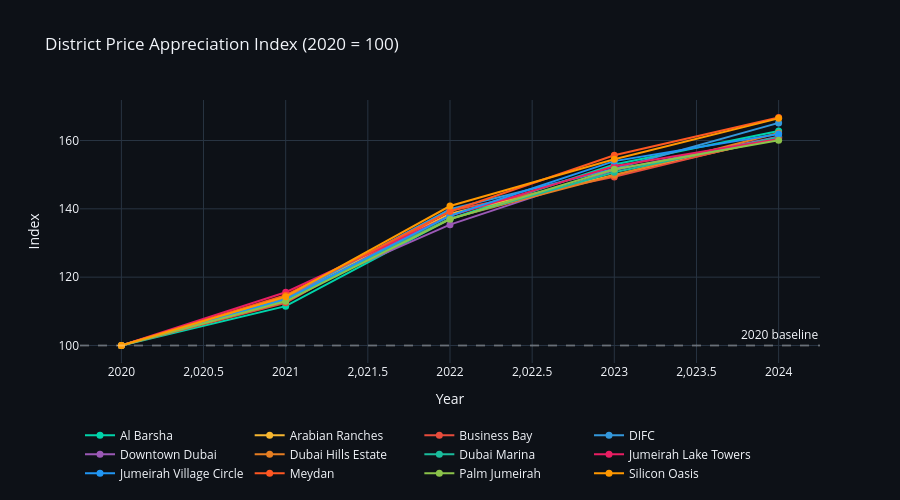

Write notebook code for a chart like this one.
### Markdown cell above
### 4.7 District Price Appreciation Index (2020 = 100)

### Code cell
idx = (
    df.groupby(["district", "year"])["price_per_sqft"]
      .mean()
      .unstack()
      .apply(lambda r: r / r[2020] * 100, axis=1)
)

fig7 = go.Figure()
for i, dist in enumerate(idx.index):
    fig7.add_trace(go.Scatter(
        x=idx.columns, y=idx.loc[dist], name=dist,
        line=dict(color=PALETTE[i % len(PALETTE)], width=2),
        mode="lines+markers", marker=dict(size=7)
    ))
fig7.add_hline(y=100, line_dash="dash", line_color="white",
               opacity=0.3, annotation_text="2020 baseline")
fig7.update_layout(
    title="District Price Appreciation Index (2020 = 100)",
    template="plotly_dark", paper_bgcolor=DARK, plot_bgcolor=DARK,
    height=500, xaxis_title="Year", yaxis_title="Index",
    legend=dict(orientation="h", y=-0.22, x=0)
)
fig7.show()

### Figure 1 — Plotly figure (JSON) as saved in the notebook; plotly's stock layout.template omitted (floating-point values rounded to 4 significant figures)
{"data": [{"line": {"color": "#00d4aa", "width": 2}, "marker": {"size": 7}, "mode": "lines+markers", "name": "Al Barsha", "type": "scatter", "x": [2020, 2021, 2022, 2023, 2024], "y": [100.0, 111.5, 137.1, 153.0, 162.8]}, {"line": {"color": "#f7b731", "width": 2}, "marker": {"size": 7}, "mode": "lines+markers", "name": "Arabian Ranches", "type": "scatter", "x": [2020, 2021, 2022, 2023, 2024], "y": [100.0, 114.1, 138.6, 149.9, 160.7]}, {"line": {"color": "#e74c3c", "width": 2}, "marker": {"size": 7}, "mode": "lines+markers", "name": "Business Bay", "type": "scatter", "x": [2020, 2021, 2022, 2023, 2024], "y": [100.0, 112.5, 139.5, 149.4, 161.1]}, {"line": {"color": "#3498db", "width": 2}, "marker": {"size": 7}, "mode": "lines+markers", "name": "DIFC", "type": "scatter", "x": [2020, 2021, 2022, 2023, 2024], "y": [100.0, 113.9, 139.9, 151.8, 165.2]}, {"line": {"color": "#9b59b6", "width": 2}, "marker": {"size": 7}, "mode": "lines+markers", "name": "Downtown Dubai", "type": "scatter", "x": [2020, 2021, 2022, 2023, 2024], "y": [100.0, 114.3, 135.4, 151.3, 161.1]}, {"line": {"color": "#e67e22", "width": 2}, "marker": {"size": 7}, "mode": "lines+markers", "name": "Dubai Hills Estate", "type": "scatter", "x": [2020, 2021, 2022, 2023, 2024], "y": [100.0, 113.7, 137.1, 149.9, 162.2]}, {"line": {"color": "#1abc9c", "width": 2}, "marker": {"size": 7}, "mode": "lines+markers", "name": "Dubai Marina", "type": "scatter", "x": [2020, 2021, 2022, 2023, 2024], "y": [100.0, 113.4, 137.1, 150.7, 161.0]}, {"line": {"color": "#e91e63", "width": 2}, "marker": {"size": 7}, "mode": "lines+markers", "name": "Jumeirah Lake Towers", "type": "scatter", "x": [2020, 2021, 2022, 2023, 2024], "y": [100.0, 115.6, 137.9, 152.5, 160.4]}, {"line": {"color": "#2196f3", "width": 2}, "marker": {"size": 7}, "mode": "lines+markers", "name": "Jumeirah Village Circle", "type": "scatter", "x": [2020, 2021, 2022, 2023, 2024], "y": [100.0, 113.6, 138.0, 154.0, 161.9]}, {"line": {"color": "#ff5722", "width": 2}, "marker": {"size": 7}, "mode": "lines+markers", "name": "Meydan", "type": "scatter", "x": [2020, 2021, 2022, 2023, 2024], "y": [100.0, 114.7, 139.2, 155.7, 166.7]}, {"line": {"color": "#8bc34a", "width": 2}, "marker": {"size": 7}, "mode": "lines+markers", "name": "Palm Jumeirah", "type": "scatter", "x": [2020, 2021, 2022, 2023, 2024], "y": [100.0, 112.9, 136.9, 151.6, 160.1]}, {"line": {"color": "#ff9800", "width": 2}, "marker": {"size": 7}, "mode": "lines+markers", "name": "Silicon Oasis", "type": "scatter", "x": [2020, 2021, 2022, 2023, 2024], "y": [100.0, 114.3, 140.8, 154.5, 166.5]}], "layout": {"annotations": [{"showarrow": false, "text": "2020 baseline", "x": 1, "xanchor": "right", "xref": "x domain", "y": 100, "yanchor": "bottom", "yref": "y"}], "height": 500, "legend": {"orientation": "h", "x": 0, "y": -0.22}, "paper_bgcolor": "#0d1117", "plot_bgcolor": "#0d1117", "shapes": [{"line": {"color": "white", "dash": "dash"}, "opacity": 0.3, "type": "line", "x0": 0, "x1": 1, "xref": "x domain", "y0": 100, "y1": 100, "yref": "y"}], "title": {"text": "District Price Appreciation Index (2020 = 100)"}, "xaxis": {"title": {"text": "Year"}}, "yaxis": {"title": {"text": "Index"}}}}
